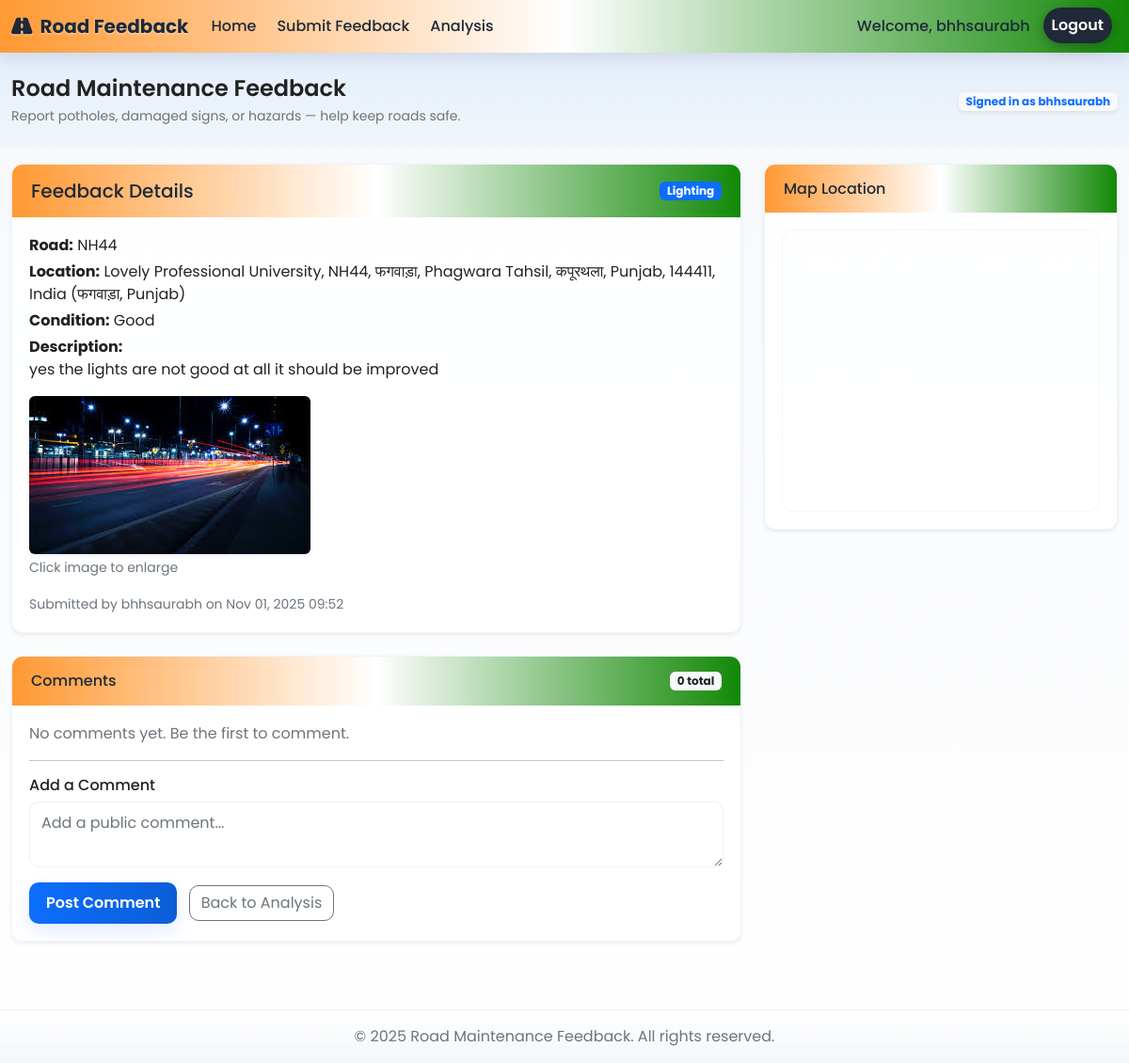
Page /reports/feedback/2/ (signed in) on the committed database.
### reports/models.py (models this page shows, shortened)
class RoadFeedback(models.Model):
    CONDITION_CHOICES = [
        ('excellent', 'Excellent'),
        ('good', 'Good'),
        ('fair', 'Fair'),
        ('poor', 'Poor'),
        ('very_poor', 'Very Poor'),
    ]
    ISSUE_TYPES = [
        ('pothole', 'Potholes'),
        ('cracks', 'Cracks'),
        ('drainage', 'Drainage Issues'),
        ('signs', 'Missing/Damaged Signs'),
        ('lighting', 'Poor Lighting'),
        ('other', 'Other'),
    ]
    user = models.ForeignKey(User, on_delete=models.CASCADE)
    road_name = models.CharField(max_length=255)
    location = models.CharField(max_length=255)
    latitude = models.FloatField()
    longitude = models.FloatField()
    state = models.CharField(max_length=100)
    city = models.CharField(max_length=100)
    condition = models.CharField(max_length=20, choices=CONDITION_CHOICES)
    issue_type = models.CharField(max_length=20, choices=ISSUE_TYPES)
    description = models.TextField()
    image = models.ImageField(upload_to='road_images/', null=True, blank=True)
    created_at = models.DateTimeField(auto_now_add=True)
    updated_at = models.DateTimeField(auto_now=True)
    class Meta:
        ordering = ['-created_at']

### reports/views.py (the view, shortened to what this page needs)
# urls.py: path('feedback/<int:pk>/', views.feedback_detail, name='feedback_detail'),
@login_required
def feedback_detail(request, pk):
    feedback = get_object_or_404(RoadFeedback, pk=pk)
    comments = feedback.comments.select_related('user').all()
    form = CommentForm()
    return render(request, 'reports/feedback_detail.html', {
        'feedback': feedback,
        'comments': comments,
        'comment_form': form,
        'google_maps_api_key': settings.GOOGLE_MAPS_API_KEY
    })

### reports/forms.py (shortened to what this page needs)
class CommentForm(forms.ModelForm):
    class Meta:
        model = Comment
        fields = ['text']
        widgets = {
            'text': forms.Textarea(attrs={'class': 'form-control', 'rows': 2, 'placeholder': 'Add a public comment...'}),
        }

### reports/templates/reports/feedback_detail.html (shortened to what this page needs)
{% extends 'base.html' %}
{% load static %}
{% load form_filters %}
{% block content %}
<div class="row">
  <div class="col-lg-8 mb-4">
    <div class="card shadow-sm mb-4">
      <div class="card-header d-flex justify-content-between align-items-center">
        <h5 class="mb-0">Feedback Details</h5>
        <span class="badge bg-primary">{{ feedback.issue_type|title }}</span>
      </div>
      <div class="card-body">
        <p class="mb-1"><strong>Road:</strong> {{ feedback.road_name }}</p>
        <p class="mb-1"><strong>Location:</strong> {{ feedback.location }} ({{ feedback.city }}, {{ feedback.state }})</p>
        <p class="mb-1"><strong>Condition:</strong> {{ feedback.get_condition_display }}</p>
        <p class="mb-3"><strong>Description:</strong><br>{{ feedback.description }}</p>
        {% if feedback.image %}
          <div class="feedback-image-wrapper mb-3">
            <a href="#" data-bs-toggle="modal" data-bs-target="#imageModal">
              <img src="{{ feedback.image.url }}" alt="Road image" class="img-fluid rounded shadow-sm" style="max-height:200px;object-fit:cover;">
            </a>
            <small class="text-muted d-block mt-1">Click image to enlarge</small>
          </div>
        {% endif %}
        <small class="text-muted">Submitted by {{ feedback.user.username }} on {{ feedback.created_at|date:'M d, Y H:i' }}</small>
      </div>
    </div>
    <div class="card shadow-sm">
      <div class="card-header d-flex justify-content-between align-items-center">
        <h6 class="mb-0">Comments</h6>
        <span class="badge bg-light text-dark">{{ comments|length }} total</span>
      </div>
      <div class="card-body">
        {% if comments %}
          <ul class="list-unstyled mb-4">
            {% for c in comments %}
            <li class="comment-item mb-3 p-3 rounded" style="background:rgba(13,110,253,0.04);">
              <div class="d-flex justify-content-between align-items-start">
                <div>
                  <strong>{{ c.user.username }}</strong>
                  <small class="text-muted ms-2">{{ c.created_at|date:'M d, Y H:i' }}</small>
                </div>
              </div>
              <p class="mb-0 mt-2">{{ c.text }}</p>
            </li>
            {% endfor %}
          </ul>
        {% else %}
          <p class="text-muted">No comments yet. Be the first to comment.</p>
        {% endif %}
        <hr>
        <h6 class="mb-2">Add a Comment</h6>
        <form method="post" novalidate class="comment-form">
          <div class="mb-3">
            {{ comment_form.text }}
          </div>
          <button type="submit" class="btn btn-primary">Post Comment</button>
          <a href="{% url 'reports:feedback_analysis' %}" class="btn btn-outline-secondary ms-2">Back to Analysis</a>
        </form>
      </div>
    </div>
  </div>
  <div class="col-lg-4">
    <div class="card shadow-sm mb-4">
      <div class="card-header"><h6 class="mb-0">Map Location</h6></div>
      <div class="card-body">
        <div id="map" style="height:300px;"></div>
      </div>
    </div>
  </div>
</div>
{% endblock %}

### templates/base.html (shortened to what this page needs)
<!DOCTYPE html>
<html lang="en">
<head>
    <link href="https://cdn.jsdelivr.net/npm/bootstrap@5.2.3/dist/css/bootstrap.min.css" rel="stylesheet">
    <link href="https://cdnjs.cloudflare.com/ajax/libs/font-awesome/6.5.0/css/all.min.css" rel="stylesheet">
    <link href="/static/css/custom.css" rel="stylesheet">
</head>
<body>
    <nav class="navbar navbar-expand-lg navbar-dark bg-primary">
        <div class="container">
            <a class="navbar-brand" href="{% url 'reports:dashboard' %}">
                <i class="fas fa-road me-2"></i>Road Feedback
            </a>
            <div class="collapse navbar-collapse" id="navbarNav">
                <ul class="navbar-nav me-auto">
                    <li class="nav-item">
                        <a class="nav-link" href="{% url 'reports:dashboard' %}">Home</a>
                    </li>
                    {% if user.is_authenticated %}
                    <li class="nav-item">
                        <a class="nav-link" href="{% url 'reports:submit_feedback' %}">Submit Feedback</a>
                    </li>
                    <li class="nav-item">
                        <a class="nav-link" href="{% url 'reports:feedback_analysis' %}">Analysis</a>
                    </li>
                    {% endif %}
                </ul>
                <ul class="navbar-nav">
                    {% if user.is_authenticated %}
                    <li class="nav-item">
                        <span class="nav-link">Welcome, {{ user.username }}</span>
                    </li>
                    <li class="nav-item">
                        <form method="post" action="{% url 'reports:logout' %}" class="d-inline">
                            <button type="submit" class="nav-link btn btn-link">Logout</button>
                        </form>
                    </li>
                    {% endif %}
                </ul>
            </div>
        </div>
    </nav>
    <section class="site-hero py-4">
        <div class="container">
            <div class="d-flex align-items-center justify-content-between">
                <div>
                    <h1 class="h4 mb-1">Road Maintenance Feedback</h1>
                    <p class="mb-0 text-muted small">Report potholes, damaged signs, or hazards — help keep roads safe.</p>
                </div>
                <div class="d-none d-md-block">
                    {% if user.is_authenticated %}
                    <span class="badge bg-light text-primary shadow-sm">Signed in as {{ user.username }}</span>
                    {% endif %}
                </div>
            </div>
        </div>
    </section>
    <div class="container mt-3">
        {% block content %}
        {% endblock %}
    </div>
    <footer class="footer bg-light mt-5 py-3">
        <div class="container text-center">
            <span class="text-muted">© 2025 Road Maintenance Feedback. All rights reserved.</span>
        </div>
    </footer>
</body>
</html>

### static/css/custom.css (style rules this page uses)
:root { --primary:#0d6efd; --primary-600:#0b5ed7; --accent:#17a2b8; --bg:#f6f8fb; --card-bg: rgba(255,255,255,0.85); --glass-border: rgba(13,110,253,0.08); --muted: #6c757d; --radius: 12px; --saffron:#FF9933; --india-green:#138808; }
body { font-family: 'Poppins', system-ui, -apple-system, 'Segoe UI', Roboto, 'Helvetica Neue', Arial; background: linear-gradient(180deg, var(--bg) 0%, #ffffff 100%); color: #222; min-height:100vh; display:flex; flex-direction:column; }
.container { max-width:1200px; }
.navbar { background: linear-gradient(90deg, var(--saffron) 0%, #ffffff 50%, var(--india-green) 100%); box-shadow: 0 6px 20px rgba(17,24,39,0.10); }
.navbar-brand { font-weight:700; color:#1f2937 !important; text-shadow:0 1px 2px rgba(255,255,255,0.6); }
.navbar .nav-link { color:#1f2937 !important; font-weight:500; margin-right:6px; }
.nav-link.btn-link { background:#1f2937; color:#fff !important; border-radius:24px; padding:6px 16px; font-weight:600; box-shadow:0 4px 14px rgba(0,0,0,0.25); }
.site-hero { background: linear-gradient(180deg, rgba(13,110,253,0.08), rgba(23,162,184,0.03)); }
.site-hero h1 { font-weight:600; }
.card { background: var(--card-bg); border-radius: var(--radius); border: 1px solid var(--glass-border); box-shadow: 0 8px 30px rgba(17,24,39,0.04); overflow:hidden; }
.card-header { background:linear-gradient(90deg,var(--saffron),#ffffff 50%,var(--india-green)); border-bottom:none; padding:16px 20px; color:#1f2937; font-weight:600; }
.card-body { padding:18px; }
.btn-primary { background: linear-gradient(90deg,var(--primary),var(--primary-600)); border:none; padding:10px 18px; border-radius:10px; font-weight:600; box-shadow: 0 8px 20px rgba(13,110,253,0.12); }
.btn-outline-secondary { border-radius:10px; }
.form-control { border-radius:10px; border:1px solid rgba(17,24,39,0.06); padding:10px 12px; }
#map { height:420px; border-radius:12px; border:1px solid rgba(17,24,39,0.04); }
.footer { background: linear-gradient(180deg, #ffffff, rgba(13,110,253,0.02)); padding:24px 0; margin-top:auto; border-top:1px solid rgba(17,24,39,0.02); }

### rows in the picture
RoadFeedback: issue_type "Lighting", road_name "NH44", location "Lovely Professional University, NH44, फगवाड़ा, Phagwara Tahsil, कपूरथला, Punjab, 144411, India", city "फगवाड़ा", state "Punjab", condition "Good", description "yes the lights are not good at all it should be improved", image (picture), user.username "bhhsaurabh", created_at "Nov 01, 2025 09:52"

### other values in the picture
{{ user.username }} "bhhsaurabh"
{{ comments|length }} "0"
